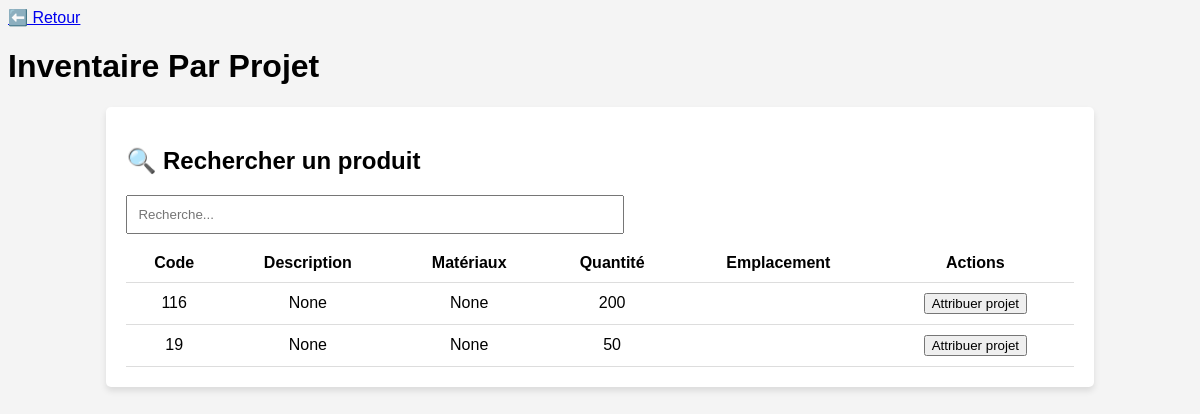
Page /inventaire/libre on the earlier database version.
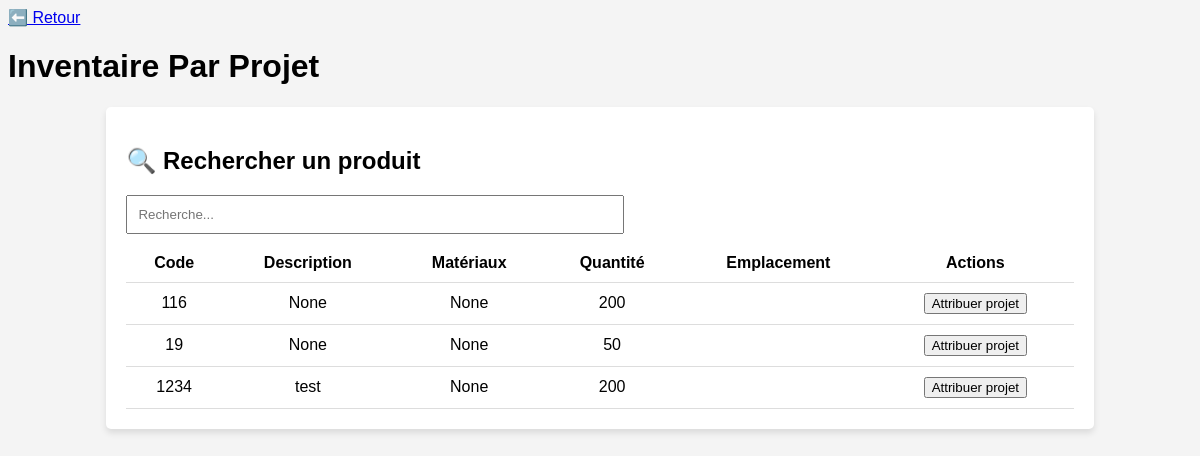
Same page on the later database version.
### app/models/produit.py (models this page shows, shortened)
class Produit(db.Model):
    __tablename__ = 'produit'
    id = db.Column(db.Integer, primary_key=True)
    code = db.Column(db.String(50), unique=True, nullable=False)
    description = db.Column(db.String(255))
    materiaux = db.Column(db.String(100))
    categorie = db.Column(db.String(100))
    quantite = db.Column(db.Integer, default=0)
    historique = db.Column(db.Text, default='[]')  # Permet de conserver l'historique des modifications
    projets_associes = db.relationship("ProduitProjet", back_populates="produit", cascade="all, delete-orphan")
    lignes_achat = db.relationship("LigneAchat", back_populates="produit", cascade="all, delete-orphan")
    lignes_commande = db.relationship("LigneCommandeProduction", back_populates="produit", cascade="all, delete-orphan")
    stocks = db.relationship("Stock", back_populates="produit", cascade="all, delete-orphan")

### app/routes/inventaire_routes.py (the view)
@inventaire_bp.route("/libre")
def inventaire_libre():
    produits_libres = Produit.query.filter(~Produit.projets_associes.any()).all()
    return render_template("inventaire_libre.html", produits=produits_libres)

### app/templates/inventaire_libre.html (shortened to what this page needs)
<!DOCTYPE html>
<html lang="fr">
<head>
</head>
<body>
    <header>
        <a class="return-link" href="/">⬅️ Retour</a>
        <h1 class="module-title">Inventaire Par Projet</h1>
    </header>
<div class="container">
    <h2>🔍 Rechercher un produit</h2>
    <input type="text" id="search" onkeyup="filterProduits()" placeholder="Recherche...">
    <table id="produits">
        <thead>
            <tr>
                <th>Code</th>
                <th>Description</th>
                <th>Matériaux</th>
                <th>Quantité</th>
                <th>Emplacement</th>
                <th>Actions</th>
            </tr>
        </thead>
        <tbody>
            {% if produits %}
                {% for produit in produits %}
                <tr>
                    <td>{{ produit.code }}</td>
                    <td>{{ produit.description }}</td>
                    <td>{{ produit.materiaux }}</td>
                    <td>{{ produit.quantite }}</td>
                    <td>{{ produit.emplacement }}</td>
                    <td>
                        <button onclick="attribuer_projet('{{ produit.code }}')">Attribuer projet</button>
                    </td>
                </tr>
                {% endfor %}
            {% else %}
                <tr><td colspan="6">⚠️ Aucun produit libre trouvé.</td></tr>
            {% endif %}
        </tbody>
    </table>
</div>
</body>
</html>

Differences in the rows shown:
added Produit: code "1234", description "test", materiaux "None", quantite "200"
